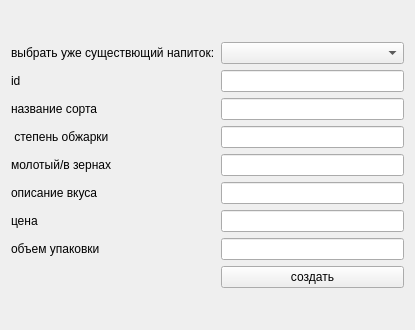
<?xml version="1.0" encoding="UTF-8"?>
<ui version="4.0">
 <class>change_window</class>
 <widget class="QWidget" name="change_window">
  <property name="geometry">
   <rect>
    <x>0</x>
    <y>0</y>
    <width>415</width>
    <height>330</height>
   </rect>
  </property>
  <property name="windowTitle">
   <string>Change Window</string>
  </property>
  <layout class="QGridLayout" name="gridLayout_2">
   <item row="0" column="0">
    <layout class="QGridLayout" name="gridLayout">
     <item row="1" column="0">
      <widget class="QLabel" name="label_2">
       <property name="text">
        <string>выбрать уже существющий напиток:</string>
       </property>
      </widget>
     </item>
     <item row="1" column="1">
      <widget class="QComboBox" name="cb_drinks"/>
     </item>
     <item row="3" column="0">
      <widget class="QLabel" name="label">
       <property name="text">
        <string>id</string>
       </property>
      </widget>
     </item>
     <item row="4" column="0">
      <widget class="QLabel" name="label_3">
       <property name="text">
        <string>название сорта</string>
       </property>
      </widget>
     </item>
     <item row="5" column="1">
      <widget class="QLineEdit" name="line_roasting"/>
     </item>
     <item row="7" column="0">
      <widget class="QLabel" name="label_6">
       <property name="text">
        <string>описание вкуса</string>
       </property>
      </widget>
     </item>
     <item row="3" column="1">
      <widget class="QLineEdit" name="line_id"/>
     </item>
     <item row="6" column="0">
      <widget class="QLabel" name="label_5">
       <property name="text">
        <string>молотый/в зернах</string>
       </property>
      </widget>
     </item>
     <item row="8" column="1">
      <widget class="QLineEdit" name="line_coast"/>
     </item>
     <item row="6" column="1">
      <widget class="QLineEdit" name="line_ground"/>
     </item>
     <item row="8" column="0">
      <widget class="QLabel" name="label_7">
       <property name="text">
        <string>цена</string>
       </property>
      </widget>
     </item>
     <item row="4" column="1">
      <widget class="QLineEdit" name="line_name"/>
     </item>
     <item row="9" column="1">
      <widget class="QLineEdit" name="line_volume"/>
     </item>
     <item row="7" column="1">
      <widget class="QLineEdit" name="line_description"/>
     </item>
     <item row="9" column="0">
      <widget class="QLabel" name="label_8">
       <property name="text">
        <string>объем упаковки</string>
       </property>
      </widget>
     </item>
     <item row="10" column="1">
      <widget class="QPushButton" name="btn_change">
       <property name="text">
        <string>создать</string>
       </property>
      </widget>
     </item>
     <item row="5" column="0">
      <widget class="QLabel" name="label_4">
       <property name="text">
        <string> степень обжарки</string>
       </property>
      </widget>
     </item>
    </layout>
   </item>
  </layout>
 </widget>
 <resources/>
 <connections/>
</ui>
